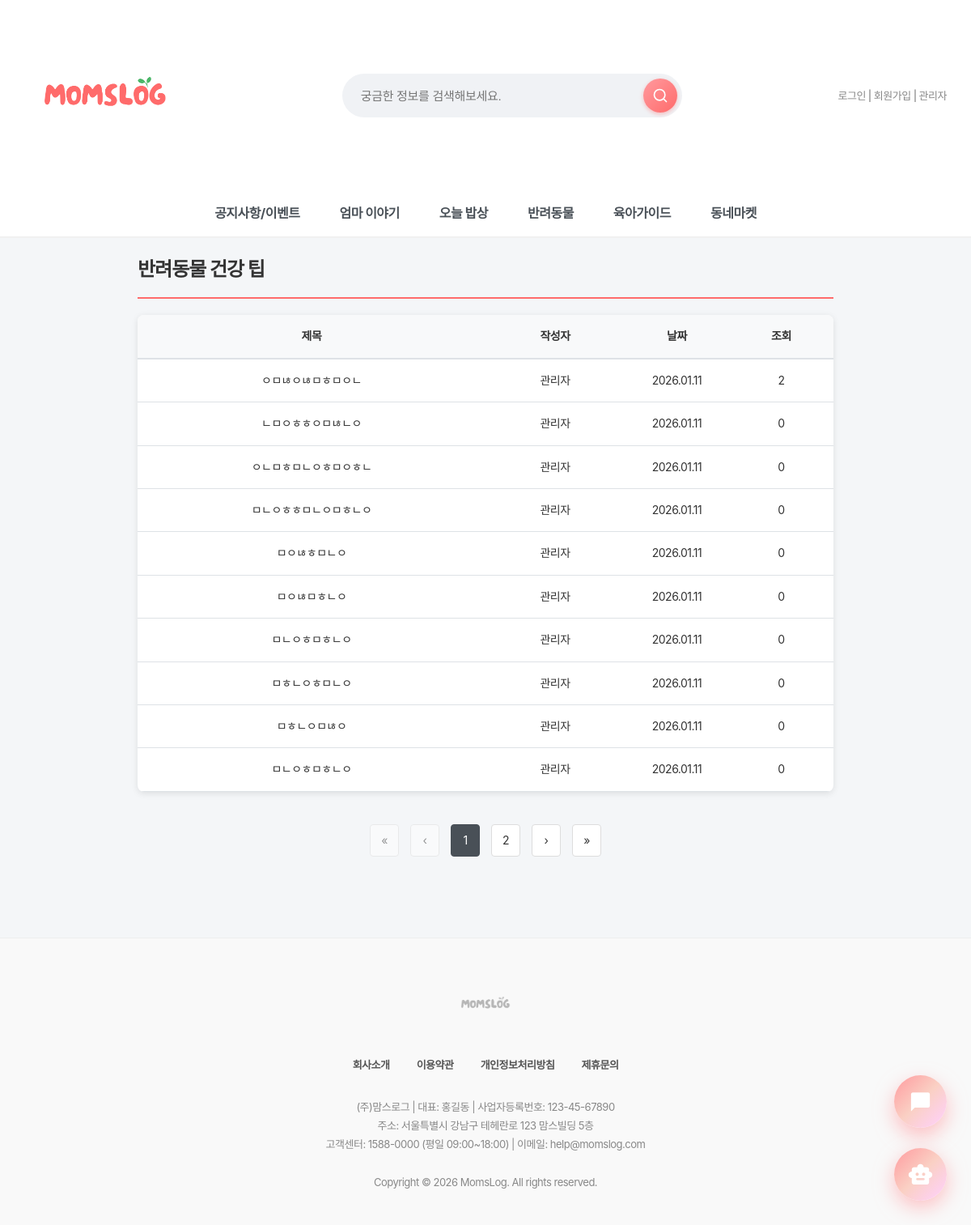
Screenshot of /board/pet_health-tips/ with the database file from the repository.
### board/models.py (models this page shows, shortened)
class PetHealthPost(models.Model):
    title = models.CharField(max_length=200, verbose_name="제목")
    content = models.TextField(verbose_name="내용")
    author = models.ForeignKey(
        settings.AUTH_USER_MODEL,
        on_delete=models.SET_NULL,
        null=True,
        blank=True,
        verbose_name="작성자"
    )
    views = models.IntegerField(default=0, verbose_name="조회수")
    created_at = models.DateTimeField(auto_now_add=True, verbose_name="작성일")
    class Meta:
        verbose_name = "반려동물 건강 팁"
        verbose_name_plural = "반려동물 건강 팁"
        ordering = ["-created_at"]

### accounts/models.py (models this page shows, shortened)
class User(AbstractUser):
    real_name = models.CharField("이름", max_length=30)
    nickname = models.CharField("닉네임", max_length=30, unique=True)
    jumin = models.CharField("주민번호", max_length=20)  # 000000-0000000
    phone = models.CharField("휴대폰 번호", max_length=20)
    email = models.EmailField("이메일", max_length=254)
    address = models.CharField("주소", max_length=200, blank=True, null=True)
    address_detail = models.CharField("상세주소", max_length=200, blank=True, null=True)
    point = models.PositiveIntegerField("포인트", default=0)
    grade = models.CharField("회원 등급", max_length=10, choices=GRADE_CHOICES, default="start")
    GENDER_CHOICES = [
        ('M', '남자'),
        ('F', '여자'),
    ]
    gender = models.CharField("성별", max_length=1, choices=GENDER_CHOICES, default='F')
    has_children = models.BooleanField("자녀 유무", default=False)
    CHILD_STAGE_CHOICES = [
        ("kindergarten", "유치원"),
        ("elementary", "초등학생"),
        ("middle", "중학생"),
        ("high", "고등학생"),
        ("adult", "성인"),
        ("other", "기타"),
    ]
    children_stages = models.JSONField("자녀 학령(복수)", default=list, blank=True)
    terms_agreed = models.BooleanField("약관 동의", default=False)

### board/views.py (the view)
# urls.py: path("pet_health-tips/", views.pet_health_list, name="pet_health_list"),
def pet_health_list(request):
    qs = PetHealthPost.objects.all().order_by('-id')
    paginator = Paginator(qs, 10)  # 페이지당 10개
    page = request.GET.get('page')
    posts = paginator.get_page(page)
    return render(request, 'board/pet_health_list.html', {
        'posts': posts
    })

### quests/context_processors.py (called while the page is built, shortened)
def today_quest(request):
    if not request.user.is_authenticated:
        return {
            "today_quest": None,
            "grade_progress": None,
        }

### board/templates/board/pet_health_list.html (shortened to what this page needs)
{% extends 'base.html' %}
{% block content %}
<div class="pet-container">
    <div class="pet-header">
        <h2>반려동물 건강 팁</h2>
    </div>
    {% if posts %}
    <table class="pet-table">
        <thead>
            <tr>
                <th style="width:50%">제목</th>
                <th style="width:20%">작성자</th>
                <th style="width:15%">날짜</th>
                <th style="width:15%">조회</th>
            </tr>
        </thead>
        <tbody>
        {% for post in posts %}
            <tr>
                <td class="pet-title" data-label="제목">
                    <a href="{% url 'board:pet_health_detail' post.id %}">
                        {{ post.title }}
                    </a>
                </td>
                <td data-label="작성자">
                    {{ post.author.nickname|default:post.author.username|default:"관리자" }}
                </td>
                <td data-label="날짜">{{ post.created_at|date:"Y.m.d" }}</td>
                <td data-label="조회">{{ post.views }}</td>
            </tr>
        {% endfor %}
        </tbody>
    </table>
    {% if posts.has_other_pages %}
<div class="pagination-container">
    {% if posts.has_previous %}
        <a href="?page=1" class="pagination-btn">«</a>
        <a href="?page={{ posts.previous_page_number }}" class="pagination-btn">‹</a>
    {% else %}
        <span class="pagination-btn disabled">«</span>
        <span class="pagination-btn disabled">‹</span>
    {% endif %}
    {% for page_num in posts.paginator.page_range %}
        {% if posts.number == page_num %}
            <span class="pagination-btn active">{{ page_num }}</span>
        {% else %}
            <a href="?page={{ page_num }}" class="pagination-btn">{{ page_num }}</a>
        {% endif %}
    {% endfor %}
    {% if posts.has_next %}
        <a href="?page={{ posts.next_page_number }}" class="pagination-btn">›</a>
        <a href="?page={{ posts.paginator.num_pages }}" class="pagination-btn">»</a>
    {% else %}
        <span class="pagination-btn disabled">›</span>
        <span class="pagination-btn disabled">»</span>
    {% endif %}
</div>
{% endif %}
    {% else %}
        <div class="no-results">등록된 건강 팁이 없습니다</div>
    {% endif %}
</div>
{% endblock %}

### static/css/style.css (style rules this page uses)
body { font-family: "Pretendard Variable", "Pretendard", -apple-system, BlinkMacSystemFont, system-ui, Roboto, "Helvetica Neue", "Segoe UI", "Apple SD Gothic Neo", "Noto Sans KR", "Malgun Gothic", "Apple Color Emoji", "Segoe UI Emoji", "Segoe UI Symbol", sans-serif; margin: 0; padding: 0; background-color: #f4f6f8; color: #333; line-height: 1.6; letter-spacing: -0.5px; -webkit-font-smoothing: antialiased; -moz-osx-font-smoothing: grayscale; }
h1, h2, h3, h4, h5, h6 { font-weight: 700; letter-spacing: -1px; margin-top: 0; }
a { text-decoration: none; color: inherit; transition: all 0.3s ease; }

### static/css/mobile.css (style rules this page uses)
* { box-sizing: border-box; }

### static/css/darkmode.css (style rules this page uses)
body, header, .main-nav, .card, input, textarea, select, button, table { transition: background-color 0.3s ease, color 0.3s ease, border-color 0.3s ease; }

### static/css/premium-finish.css (style rules this page uses)
* { --transition-fast: 0.2s; --transition-normal: 0.3s; --transition-slow: 0.5s; --ease-spring: cubic-bezier(0.23, 1, 0.320, 1); --ease-smooth: cubic-bezier(0.25, 0.46, 0.45, 0.94); }

### static/css/chatbot.css (style rules this page uses)
:root { --primary-gradient: linear-gradient(135deg, #FF9A9E 0%, #FAD0C4 50%, #FFD1FF 100%); --glass-bg: rgba(255, 255, 255, 0.85); --glass-border: 1px solid rgba(255, 255, 255, 0.5); --shadow-xl: 0 20px 40px rgba(0, 0, 0, 0.1), 0 10px 20px rgba(0, 0, 0, 0.05); --text-dark: #2d3436; }
body { font-family: 'Pretendard', sans-serif; }

### main/templates/base.html (style rules this page uses)
* { font-family: "Pretendard", -apple-system, BlinkMacSystemFont, system-ui, Roboto, "Helvetica Neue", "Segoe UI", "Apple SD Gothic Neo", "Noto Sans KR", "Malgun Gothic", "Apple Color Emoji", "Segoe UI Emoji", "Segoe UI Symbol", sans-serif; }

### board/templates/board/pet_health_list.html (style rules this page uses)
.pet-container { max-width:900px; margin:0 auto; padding:20px; }
.pet-header { display:flex; justify-content:space-between; align-items:center; margin-bottom:20px; padding-bottom:15px; border-bottom:2px solid #ff6b6b; flex-wrap:wrap; gap:10px; }
.pet-header h2 { margin:0; font-size:24px; font-weight:700; color:#333; }
.pet-table { width:100%; border-collapse:collapse; background:#fff; border-radius:8px; overflow:hidden; box-shadow:0 2px 8px rgba(0,0,0,.1); }
.pet-table thead { background:#f8f9fa; }
.pet-table th, .pet-table td { padding:15px; text-align:center; font-size:14px; }
.pet-table th { border-bottom:2px solid #dee2e6; font-weight:bold; }
.pet-table td { border-bottom:1px solid #dee2e6; }
.pet-title { text-align:left; }
.pet-title a { color:#333; text-decoration:none; }
.pagination-container { text-align: center; margin-top: 40px; margin-bottom: 30px; }
.pagination-btn { display: inline-block; margin: 0 5px; padding: 8px 12px; border: 1px solid #ddd; border-radius: 4px; background: #fff; color: #333; text-decoration: none; font-size: 14px; transition: .2s; min-width: 36px; }
.pagination-btn.active { background: #495057; color: #fff; border-color: #495057; }
.pagination-btn.disabled { cursor: not-allowed; opacity: 0.5; }

### rows the page displays
PetHealthPost: title "ㅇㅁㄶㅇㄶㅁㅎㅁㅇㄴ", author.nickname "관리자", created_at "2026.01.11", views "2"
PetHealthPost: title "ㄴㅁㅇㅎㅎㅇㅁㄶㄴㅇ", author.nickname "관리자", created_at "2026.01.11", views "0"
PetHealthPost: title "ㅇㄴㅁㅎㅁㄴㅇㅎㅁㅇㅎㄴ", author.nickname "관리자", created_at "2026.01.11", views "0"
PetHealthPost: title "ㅁㄴㅇㅎㅎㅁㄴㅇㅁㅎㄴㅇ", author.nickname "관리자", created_at "2026.01.11", views "0"
PetHealthPost: title "ㅁㅇㄶㅎㅁㄴㅇ", author.nickname "관리자", created_at "2026.01.11", views "0"
PetHealthPost: title "ㅁㅇㄶㅁㅎㄴㅇ", author.nickname "관리자", created_at "2026.01.11", views "0"
PetHealthPost: title "ㅁㄴㅇㅎㅁㅎㄴㅇ", author.nickname "관리자", created_at "2026.01.11", views "0"
PetHealthPost: title "ㅁㅎㄴㅇㅎㅁㄴㅇ", author.nickname "관리자", created_at "2026.01.11", views "0"
PetHealthPost: title "ㅁㅎㄴㅇㅁㄶㅇ", author.nickname "관리자", created_at "2026.01.11", views "0"
PetHealthPost: title "ㅁㄴㅇㅎㅁㅎㄴㅇ", author.nickname "관리자", created_at "2026.01.11", views "0"

### other values shown
{{ page_num }} "1"
{{ page_num }} "2"
